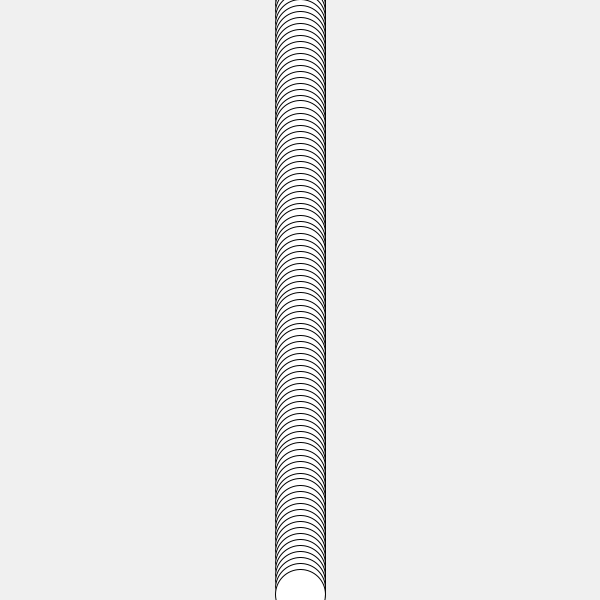
Frame 1 (no input)
Frame 60 (the mouse pressed at the canvas centre just before this capture): identical to frame 1, image omitted
Frame 120 (the mouse held since frame 60 and released just before this capture): identical to frame 1, image omitted

The Processing sketch that drew this single still picture (run headless with seeded random() and noise(); from frame 60 on, the mouse is pressed at the canvas centre):

// Processing sketch: Question16_Arrays_part_1
// ── Question16_Arrays_part_1.pde
float[] pos = new float[100];

void setup() {
  size(600, 600);
  for(int i = 0; i < pos.length; i++){
    pos[i]=map(i,0,pos.length,0,height);
  }
}

void draw() {
  background(240);
  for (int i = 0; i < pos.length; i++) {
    ellipse(width/2, pos[i], 50, 50);
  }
}
